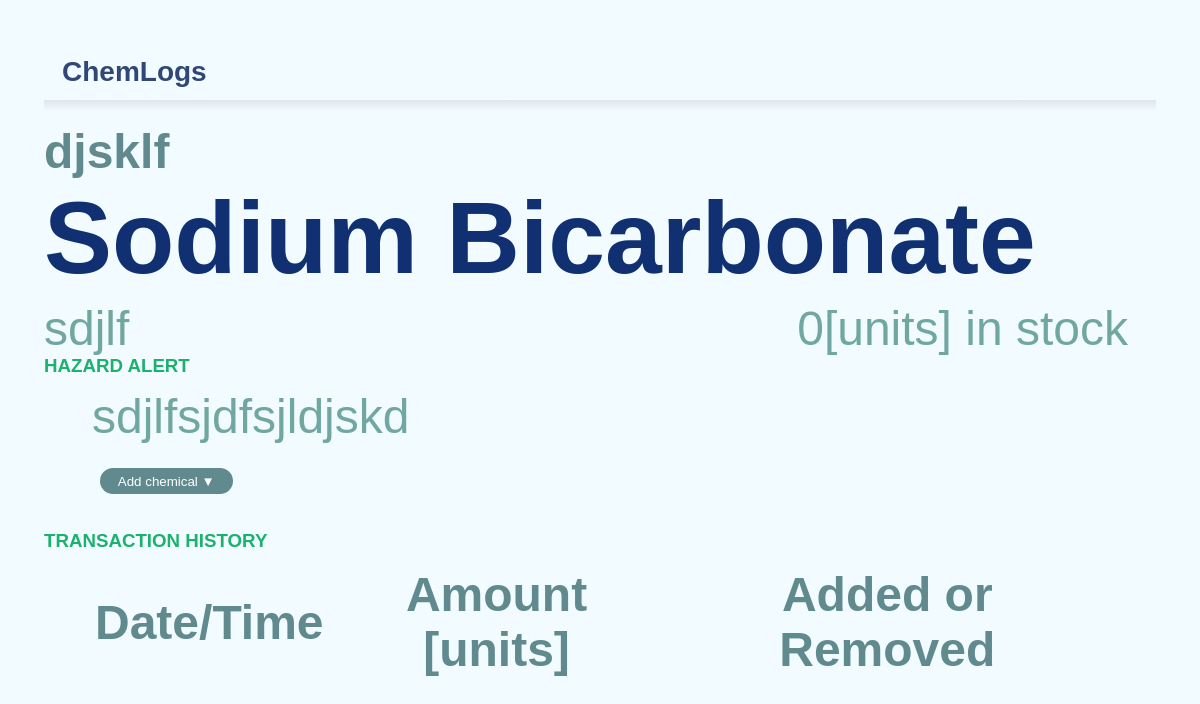
/chemlogs/chemical/2/, run on the app's committed database.
### chemlogs/models.py (models this page shows, shortened)
class Chemical(models.Model):
    cas = models.CharField(max_length=12) # includes hyphens
    formula = models.CharField(max_length=20) # will have notation like underscores for subscript, and if subscript>9 then use a=10, etc. Later will decide what max length should be
    name = models.CharField(max_length=50) # later will decide what max length should be
    safety = models.TextField()
    barcode = models.BinaryField() # might need this, not sure
    def computeAmount(self):
        amount = 0
        for transaction in self.transaction_set.all():
            amount += transaction.amount
        return amount
    def getTransactions(self):
        return self.transaction_set.all().order_by('-time')

### chemlogs/views.py (the view)
# urls.py: path('chemical/<int:chemical_id>/', views.chemical, name='chemical'),
def chemical(request, chemical_id):
    chemical = get_object_or_404(Chemical, pk=chemical_id)
    if request.method == 'POST':
        form = TransactionCreateForm(request.POST, auto_id='%s')
        if form.is_valid():
            chemical.transaction_set.create(amount=form.cleaned_data['trSlide'], time=datetime.datetime.now())
    else:
        form = TransactionCreateForm(auto_id='%s') # this argument makes the input's id "trSlide" rather than "id_trSlide"
    return render(request, 'chemlogs/chemical.html', {'chemical': chemical, 'form': form})

### chemlogs/templatetags/chemlogs_extras.py (called while the page is built)
@register.filter(name='displayFormula')
@stringfilter
def displayFormula(raw):
    readable = ""
    closeTag = False
    for c in raw:
        if c == '_':
            readable += "<sub>"
            closeTag = True
            continue
        if c == '*':
            readable += ' &#8226; '
        else:
            readable += c
        if closeTag:
            readable += "</sub>"
            closeTag = False
    return mark_safe(readable)

### chemlogs/templates/chemlogs/chemical.html (shortened to what this page needs)
{% load chemlogs_extras %}
{% load static %}
<!DOCTYPE html>
<html lang="en">
<head>
    <link rel="stylesheet" href="{% static 'chemlogs/style.css' %}">
</head>
<body onload="modifySlider()">
    <div class="header">
        <h4>ChemLogs</h4>
    </div>
    <div class="header-bottom"></div>
    <p style="padding-top: 1vw;"><strong>{{chemical.formula|displayFormula}}</strong></p>
    <h1>{{chemical.name}}</h1>
    <p style="position: absolute;">{{chemical.cas}}</p>
    <p style="position: absolute; right: 6vw;">{{chemical.computeAmount}}[units] in stock</p>
    <br>
    <h3>Hazard Alert</h3>
    <p class="indented">{{chemical.safety}}</p>
    <button type="button" id="addChem" class="collapsible" onclick="down()">
        Add chemical <span id="addDropdown">&#9660;</span>
        </button>
    <h3>Transaction History</h3>
    <table class="indented">
        <tr>
            <th>Date/Time</th>
            <th>Amount [units]</th>
            <th>Added or Removed</th>
        </tr>
    </table>
</body>
</html>

### chemlogs/static/chemlogs/style.css (style rules this page uses)
body { font-family: Arial, Helvetica, sans-serif; background-color: #f2fbff; padding: 3vw; }
.header { font-size: calc(22px + 0.5vw); padding-right: 2vw; padding-left: 1.5vw; margin-top: 1vw; margin-bottom: 1.5vh; font-family: Arial, Helvetica, sans-serif; color: #314876; }
.header h4 { display: inline; }
.header-bottom { height: 1.5vh; margin-bottom: (8px + 0.1vw); background-image: linear-gradient(rgba(150, 150, 150, 0.2), rgba(255, 255, 255, 0)); }
h1 { font-size: 8.5vw; color: #103071; margin-bottom: 0.5vh; margin-top: 0.1vh; }
h3 { color: #1cb16c; font-family: Verdana, Geneva, Tahoma, sans-serif; text-transform: uppercase; font-weight: medium; font-size: 20px + 0.1vw; margin-top: 3vw; margin-bottom: 1vw; }
p, p a, td, td a, li, li a { font-size: 4vw; color: #71a7a3; padding: 0vh; margin: 0vh; text-decoration: none; }
p strong { font-size: 4vw; color: #608a8e; }
th { font-size: 4vw; color: #608a8e; }
.indented { padding-left: 4vw; padding-right: 4vw; padding-bottom: 2vw; }
#addChem { padding-top: 3px; padding-bottom: 3px; margin-left: 5%; text-align: center; outline-color: none; background-color: #608a8e; color: #ffffff; border-width: 0px; border-radius: 1em; width: 10em; height: 2em; }

### data on the page
Chemical: formula|displayFormula "djsklf", name "Sodium Bicarbonate", cas "sdjlf", computeAmount "0", safety "sdjlfsjdfsjldjskd"
